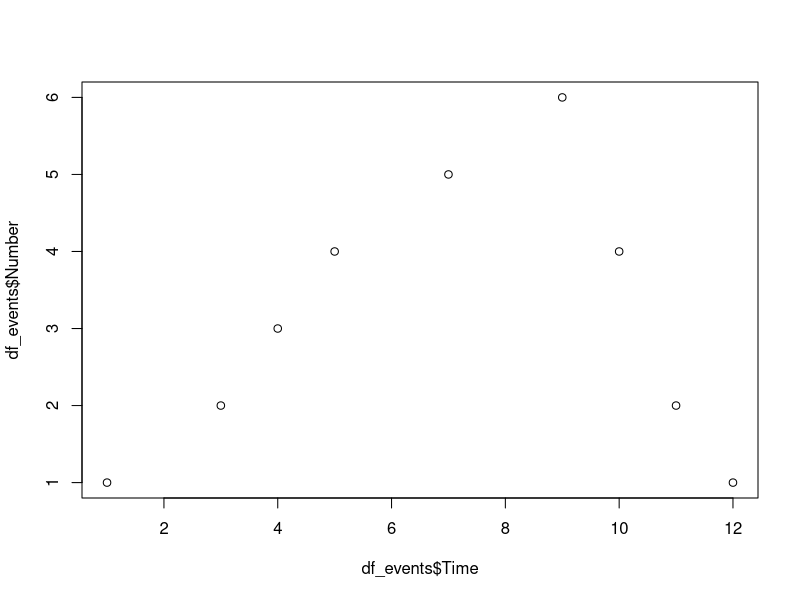

The R script that drew this image:
## ---- chunk 1
vec1 <- c(1, 2, 3, 4, 5, 6)
vec2 <- c("A", "B", "C", "D", "E", "F")
## ---- chunk 2
mat1 <- matrix(vec1, nrow = 3, ncol = 2)
mat2 <- matrix(vec2, nrow = 3, ncol = 2)
## ---- chunk 3
vec1
vec2
mat1
mat2
## ---- chunk 4
mat3b <- cbind(vec1, vec2)
is.matrix(mat3b)
mat3b
## ---- chunk 5
dat3 <- data.frame(V1 = vec1, V2 = vec2)
dat3
## ---- chunk 6
dat3[3, ] #3rd row
dat3[, 2] #2nd column
dat3$V2   #also 2nd column
dat3[3,2] #intersection
## ---- chunk 7
str(dat3)
## ---- chunk 8
dat3$V1 <- factor(dat3$V1, labels = c("Utrecht", "New York", "London", "Singapore", "Rome", "Capetown"))
dat3
## ---- chunk 9
#boys <- readr::read_delim("data/dataset_boys.csv", delim = ",")
library(readr)
boys <- read_delim("../common_datasets/dataset_boys.csv",delim=",")
head(boys)
## ---- chunk 10
dim(boys)
## ---- chunk 11
boys[1:6, ]
boys[743:748, ]
## ---- chunk 12
head(boys)
tail(boys)
## ---- chunk 13
str(boys)
summary(boys) #summary info
sd(boys$age) #standard deviation for age
sd(boys$bmi, na.rm = TRUE) #standard deviation for bmi
## ---- chunk 14
boys2 <- boys[(boys$age >= 20), ]
nrow(boys2)
## ---- chunk 15
boys2.1 <- subset(boys, age >= 20)
nrow(boys2.1)
## ---- chunk 16
boys3 <- boys[(boys$age > 19) & (boys$age < 19.5), ]
nrow(boys3)
## ---- chunk 17
boys3.2 <- subset(boys, age > 19 & age < 19.5)
nrow(boys3.2)
## ---- chunk 18
age_subset <- boys[(boys$age < 15) & (boys$reg != "north"), "age"]
mean(age_subset, na.rm = TRUE)
## ---- chunk 19
age_subset <- subset(boys, (age < 15) & (reg != "north"))$age
mean(age_subset, na.rm=TRUE)
## ---- chunk 20
#install.packages(c("readr"),repos = "http://cran.us.r-project.org")
library(readr)
## ---- chunk 21
df_events <- readr::read_delim("../common_datasets/example_csv.csv", skip = 1)
head(df_events)
## ---- chunk 22
summary(df_events)
## ---- chunk 23
plot(df_events$Time, df_events$Number)
